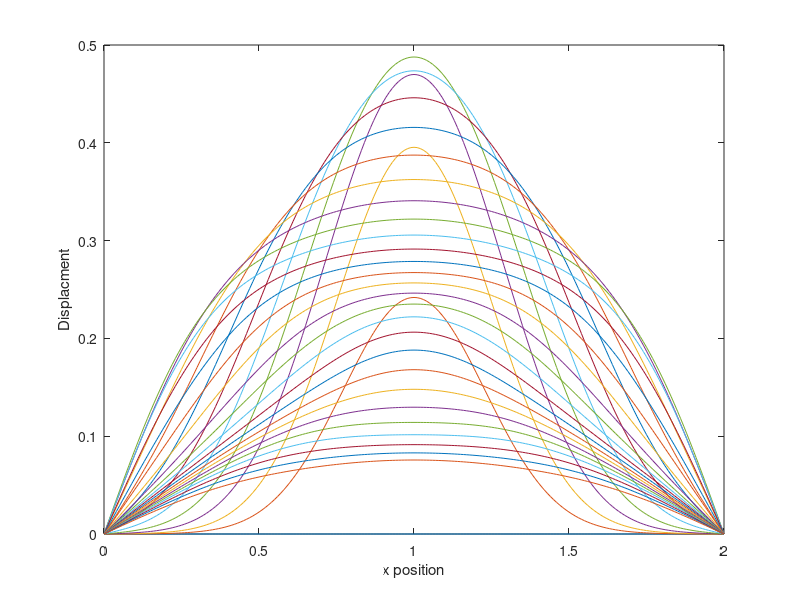

Recreate this plot in MATLAB.
clc
clear all
close all

% Parameters Chosen
t_vec_end = 300;
K = 1.00011646747589;

% Parameters, BCs, ICs
H_rho = 0.1;
L = 2;
dx = 0.01;
dt = 0.028;

x_vec = 0:dx:L;
t_vec = 0:dt:t_vec_end;
u = zeros(length(x_vec),length(t_vec));
u(:,2) = (exp(-10*(x_vec-(L/2)).^2)-exp(-10*(L/2)^2))*dt;

% Future Displacement
i = 2:1:(length(x_vec)-1);
for j = 2:1:length(t_vec)
    u(i,j+1) = ((H_rho/dx^2)*(u(i+1,j)+u(i-1,j)-2*u(i,j)) - (1/dt^2)*u(i,j-1) - ((-2/dt^2)-(K/dt))*u(i,j))/((K/dt)+(1/dt^2));
end

plot(x_vec,u(:,1:10:300))
xlabel('x position')
ylabel('Displacment')